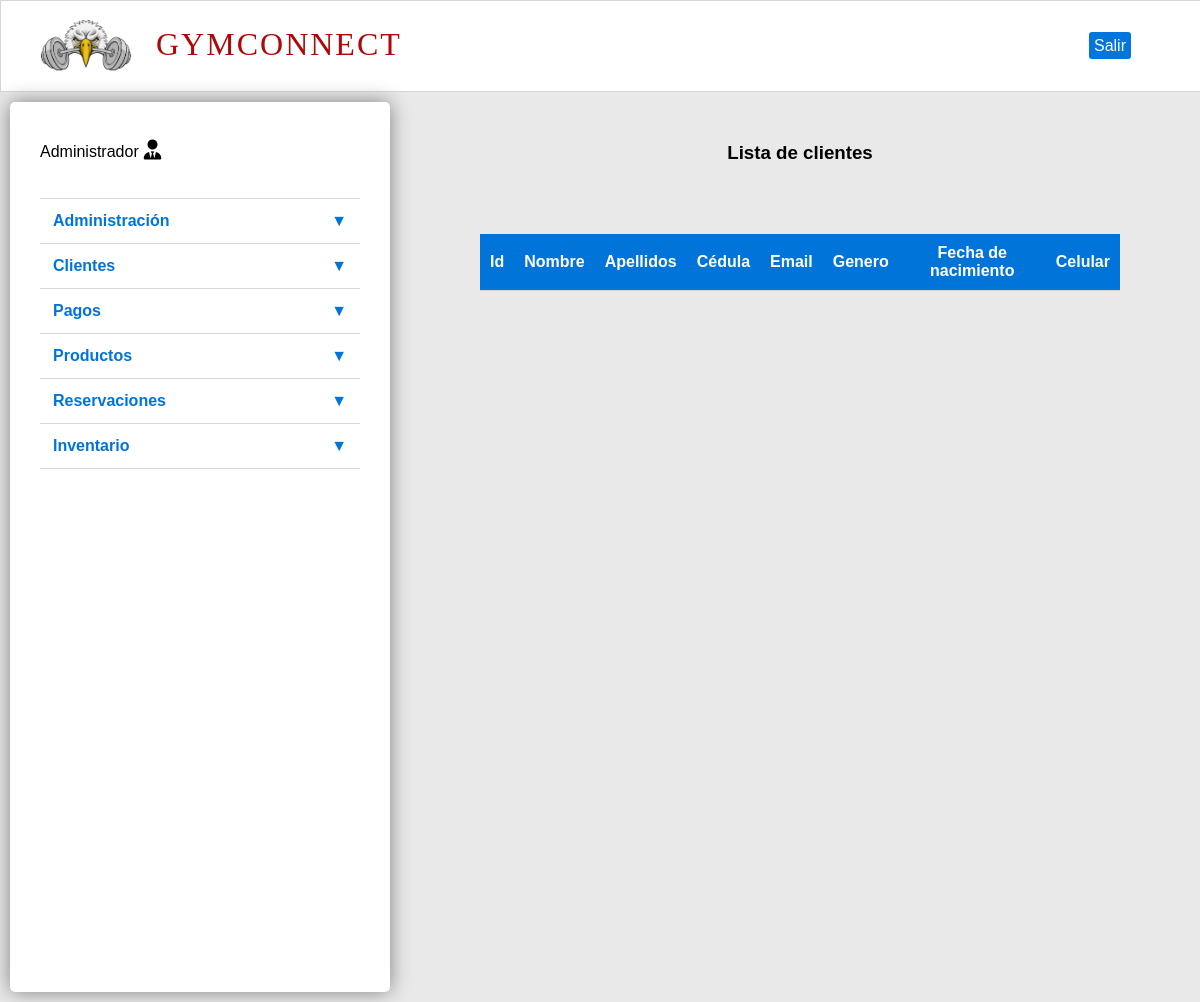
/list_client/, run on an earlier commit of the app's database.
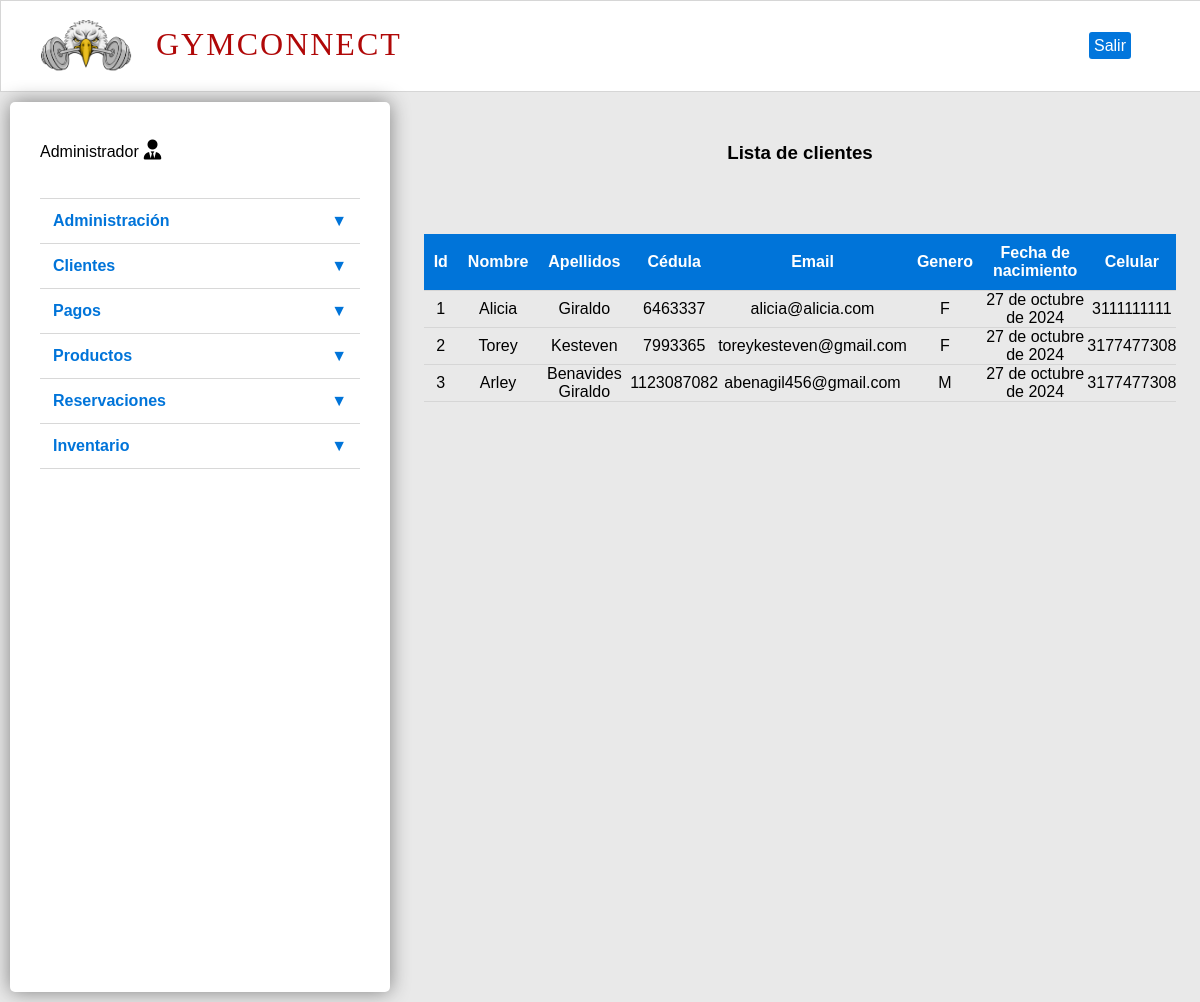
And on a later commit of the database.
### mainapp/models.py (models this page shows, shortened)
class Cliente(models.Model):
    TIPO_ID_CHOICES = [
    ('TI', 'Tipo de identificación'),
    ('CC', 'Cédula de ciudadanía'),
    ('CE', 'Cédula de extranjería'),
    ('PA', 'Pasaporte')
    ]
    SEXO_CHOICES = [
        ('M', 'Masculino'),
        ('F', 'Femenino'),
        ('O', 'Otro')
    ]
    id = models.AutoField(primary_key=True)
    type_id = models.CharField(max_length=10, choices=TIPO_ID_CHOICES)
    identification = models.CharField(max_length=20)
    name = models.CharField(max_length=50)
    last_name = models.CharField(max_length=50)
    email = models.EmailField(unique=True)
    gender = models.CharField(max_length=10, choices=SEXO_CHOICES)
    date_register = models.DateField(auto_now_add=True)
    date_birth = models.DateField()
    phone = models.CharField(max_length=15)
    password = models.CharField(max_length=100)
    administrador = models.ForeignKey(Administrador, null=True, on_delete=models.CASCADE, related_name='clientes')

### homeapp/views.py (the view)
# urls.py: path('list_client/', views.show_clients, name="list_client"),
def show_clients(request):
    clients = Cliente.objects.all()
    return render(request, 'home/list_client.html', {
        'title': 'Lista de clientes',
        'clients': clients
    })

### homeapp/templates/home/list_client.html (shortened to what this page needs)
{% extends 'layouts/layout.html' %}
{% load static %}
{% block content %}
    <h3 class="list">{{ title }}</h3>
    <div class="table">
        <table>
            <thead>
                <tr>
                    <th>Id</th>
                    <th>Nombre</th>
                    <th>Apellidos</th>
                    <th>Cédula</th>
                    <th>Email</th>
                    <th>Genero</th>
                    <th>Fecha de nacimiento</th>
                    <th>Celular</th>
                </tr>
            </thead>
            <tbody>
                {% for client in clients %}
                    <tr>
                        <td>{{ client.id }}</td>
                        <td>{{ client.name }}</td>
                        <td>{{ client.last_name }}</td>
                        <td>{{ client.identification }}</td>
                        <td>{{ client.email }}</td>
                        <td>{{ client.gender }}</td>
                        <td>{{ client.date_birth }}</td>
                        <td>{{ client.phone }}</td>
                    </tr>
                {% endfor %}
            </tbody>
        </table>
    </div>
{% endblock %}

### homeapp/templates/layouts/layout.html (shortened to what this page needs)
<!DOCTYPE html>
<html lang="es">
<head>
    <link rel="stylesheet" href="https://cdnjs.cloudflare.com/ajax/libs/font-awesome/6.0.0-beta3/css/all.min.css">
    {% load static %}
    <link rel="stylesheet" href="{% static 'css/style_homeapp.css' %}">
</head>
<header>
    <div id="logogym">
        <img src="{% static 'images/logo1.png' %}" alt="logo de Gymconnect" title="GYMCONNECT">
        <a href="{% url 'inicio' %}"><h1>GYMCONNECT</h1></a>
    </div>
    <nav>
        <ul class="main">
                    <li>
                        <a href="{% url 'index' %}">Salir</a>
                    </li>
        </ul>
    </nav>
</header>
<body>
    <div id="content">
        <div class="box">
            <div class="columna-left">
                <p>Administrador<i class="i fa-solid fa-user-tie"></i></p>
                <nav class="navegacion">
                    <ul class="menu">
                        <li>
                            <a href="#" class="accordion-toggle">Administración<span class="arrow">&#9660;</span></a>
                        </li>
                    </ul>
                    <ul class="menu">
                        <li>
                            <a href="#" class="accordion-toggle">Clientes<span class="arrow">&#9660;</span></a>
                        </li>
                    </ul>
                    <ul class="menu">
                        <li>
                            <a href="#" class="accordion-toggle">Pagos<span class="arrow">&#9660;</span></a>
                        </li>
                    </ul>
                    <ul class="menu">
                        <li>
                            <a href="#" class="accordion-toggle">Productos<span class="arrow">&#9660;</span></a>
                        </li>
                    </ul>
                    <ul class="menu">
                        <li>
                            <a href="#" class="accordion-toggle">Reservaciones<span class="arrow">&#9660;</span></a>
                        </li>
                    </ul>
                    <ul class="menu">
                        <li>
                            <a href="#" class="accordion-toggle">Inventario<span class="arrow">&#9660;</span></a>
                        </li>
                    </ul>
                </nav>
            </div>
        </div>
        <div class="columna-right">
            {% block content %}{% endblock %}
        </div>
    </div>
</body>
</html>

### homeapp/static/css/style_homeapp.css (style rules this page uses)
* { margin: 0px; padding: 0px; font-family: Arial, Helvetica, sans-serif; text-decoration: none; }
body { background: #e9e9e9; }
header { display: flex; align-items: center; align-content: center; justify-content: space-between; width: 100%; height: 90px; background-color: white; text-align: center; border: 1px solid #d6d6d6; }
#logogym img { display: block; width: 170px; height: 170px; margin-right: -15px; float: left; }
#logogym h1 { display: block; padding-top: 65px; float: left; color: #b00808; font-family: Georgia, 'Times New Roman', Times, serif; letter-spacing: 2px; font-weight: lighter; }
.main { list-style: none; text-decoration: none; margin-right: 70px; }
.main > li > a { color: white; background-color: #0276dc; padding: 5px; border-radius: 3px; }
.fa-solid { font-size: 20px; }
.box { background-color: white; width: 340px; height: 850px; padding: 20px; margin: 10px 10px; border-radius: 5px; box-shadow: 0px 0px 20px #808080; }
.fa-user-tie { margin: 8px 5px; }
.navegacion { margin: 30px 0px; border-bottom: 1px solid rgb(216, 216, 216); }
ul { list-style: none; text-decoration: none; }
.menu { border-top: 1px solid rgb(216, 216, 216); padding: 8px; }
.accordion-toggle { cursor: pointer; display: flex; align-items: center; justify-content: space-between; }
.arrow { transition: transform 0.3s ease; }
.menu > li > a { padding: 5px; color: #0074D9; font-weight: bold; }
#content { display: flex; justify-content: space-between; }
.columna-left { flex: 1; padding: 10px; }
.columna-right { flex: 1; }
.list { display: flex; justify-content: center; margin-top: 50px; }
.table { display: flex; justify-content: center; margin-top: 50px; }
table { width: 80%; border-collapse: collapse; margin-top: 20px; text-align: center; }
tr { border-bottom: 1px solid #d6d6d6; }
th { background-color: #0074D9; color: white; padding: 10px; }

What changed in the data, as far as the page shows it:
added Cliente: id "1", name "Alicia", last_name "Giraldo", identification "6463337", email "alicia@alicia.com", gender "F", date_birth "27 de octubre de 2024", phone "3111111111"
added Cliente: id "2", name "Torey", last_name "Kesteven", identification "7993365", email "toreykesteven@gmail.com", gender "F", date_birth "27 de octubre de 2024", phone "3177477308"
added Cliente: id "3", name "Arley", last_name "Benavides Giraldo", identification "1123087082", email "abenagil456@gmail.com", gender "M", date_birth "27 de octubre de 2024", phone "3177477308"
